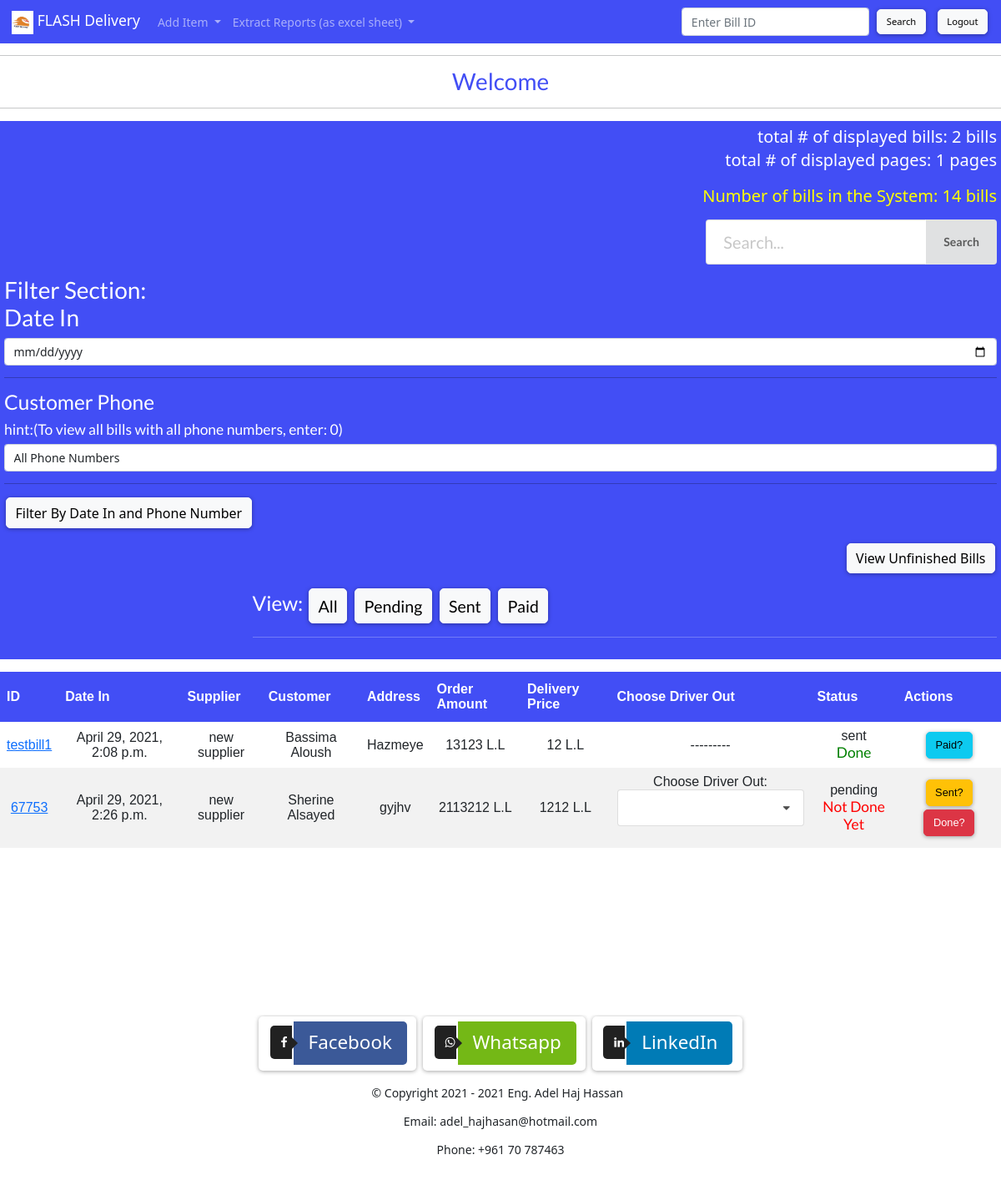
The app's page / (signed in) with its own data.
### deliveryApp/models.py (models this page shows, shortened)
class Bill(models.Model):
    Bill_Id = models.CharField(max_length=10, unique=True)
    Date_In = models.DateTimeField('Date In', null=True, blank=True)
    Date_Sent = models.DateTimeField('Date Sent', null=True, blank=True,default=None)
    Date_Paid = models.DateTimeField('Date Paid', null=True, blank=True, default=None)
    Date_Done = models.DateTimeField('Date Done', null=True, blank=True, default=None)
    Done = models.BooleanField(default=False)
    address = models.CharField(max_length=100000,default="Address not found")
    directions = models.CharField(max_length=100000,default="", blank=True)
    delivery_in = models.ForeignKey(Delivery_In, on_delete=models.CASCADE)
    delivery_out = models.ForeignKey(Delivery_Out, on_delete=models.CASCADE)
    endClientName=models.CharField(max_length=100000,default="Unknown Name")
    endClientNumber=models.CharField(max_length=10000,default="03000000")
    client = models.ForeignKey(Client, on_delete=models.CASCADE, null=False)
    Product_cost = models.IntegerField( default=0)
    Currency = models.CharField(max_length=10, choices=Currency_Choices, default="lbp" )
    Delivery_cost = models.IntegerField(default=0)
    Status = models.CharField(max_length=99, choices=Status_Choices, default="pending" )
    Hidden_Status =  models.CharField(max_length=99, choices=Status_Choices, default="pending" )
    Done_Refunding = models.BooleanField(default=False)
    Extracted_For_DelOut = models.BooleanField(default=False)
    Notes = models.CharField(max_length=10000,default="", blank=True)
    Hidden_Id=models.CharField(max_length=10)

class Client(models.Model):
    def __str__(self):
        return self.Company
    Company = models.CharField(max_length=50, unique=True)
    Location = models.CharField(max_length=50)
    Phone = models.CharField(max_length=50)

### deliveryApp/views.py (the view, shortened to what this page needs)
# urls.py: path('',views.index,name='index'),
def index(request, category='None', year=0, month=0, day=0, phone='0'):
	if year!=0:
		date=datetime.date(int(year),int(month),int(day))
	else:
		date='0-0-0'
	if date !='0-0-0':
	    pre_date = datetime.datetime(int(year),int(month),int(day),0,0,0)
	    post_date = datetime.datetime(int(year),int(month),int(day),23,59,55)
	    if category in ["paid","pending","sent"]:
	        lst = Bill.objects.filter( Q( Date_In__lt = post_date) & Q( Date_In__gt = pre_date) & Q(Status=category) )
	    else:
	        lst = Bill.objects.filter( Q( Date_In__lt = post_date) & Q( Date_In__gt = pre_date) )
	else:
	    if category == "paid":
	        lst = Bill.objects.all().filter(Status="paid")
	    elif category =="pending":
	        lst = Bill.objects.all().filter(Status="pending")
	    elif category == "sent":
	        lst = Bill.objects.all().filter(Status="sent")
	    elif category == "all":
	        lst = Bill.objects.all()
	    else:
	        lst = Bill.objects.filter(
	          (
	           Q(Done = False) & Q(Done_Refunding = False) ) | ( Q(Done=True) & Q(Status = 'sent') )
	            )
	if phone!='0':
		lst = lst.filter(endClientNumber__regex=rf'^[a-zA-Z0-9_]*{phone}+[a-zA-Z0-9]*')
	req_id = request.POST.get("requested_id","nothing")
	result = "nothing"
	user_list = lst
	page = request.POST.get('page', 1)
	paginator = Paginator(user_list, 55)
	try:
		users = paginator.page(page)
	except PageNotAnInteger:
		users = paginator.page(1)
	except EmptyPage:
		users = paginator.page(paginator.num_pages)
	return render(request, 'index.html', {'result':result, 'total':len(Bill.objects.all()),'bills':users,'pages':math.ceil(len(user_list)/55.0) ,'date':date, 'category':category, 'phone':phone, 'deliveryouts':Delivery_Out.objects.all()})

### deliveryApp/templatetags/deliverytags.py (called while the page is built)
def get_year(value):
	string = str(value).strip()
	lst=string.split('-')
	print(lst)
	return int(lst[0])

def get_month(value):
	string = str(value).strip()
	lst=string.split('-')
	print(lst)
	return int(lst[1])

def get_day(value):
	string = str(value).strip()
	lst=string.split('-')
	print(lst)
	return int(lst[2])

### deliveryApp/templates/index.html (shortened to what this page needs)
{% extends "base.html" %}
{% load deliverytags %}
{% load static %}
{% block content %}
{% if user.is_authenticated %}
<div style="color:black;background: #424ef5; padding:5px; margin-bottom:15px; font-size:20px; width:100% ;  margin-top:15px ; margin-right:20px">
<p align="right" style="color:white">total # of displayed bills:&nbsp{{bills.paginator.count}}&nbspbills
<br>
total # of displayed pages:&nbsp{{pages}}&nbsppages
{% if total <= 10000 %}
<p align="right" style="color:yellow">Number of bills in the System: {{total}} bills</p>
{% else %}
<p align="center" style="color:red; background:white"><i><b>Number of bills in the System: {{total}} bills</b></i><br>
A System Backup is Needed!!! Contact The Administrator!
</p>
{% endif %}
</p>
    <form style="text-align:right" method="POST" class="form-group">
<div class="ui action input">
  <input name="requested_id" type="text" placeholder="Search...">
  <button class="ui button" type="submit">Search</button>
</div>
</form>
<ol class="list-group">
	<form class="form-group" style="align:center" action="{% url 'index' category %}" method="POST">
   <div style="color:white"> <h2 >Filter Section: </h2> </div>
<label for="requested_date" style="color:white;"><h2>Date In </h2></label>
    <input class="form-control" id="requested_date"  type="date" name="requested_date" {% if date == '0-0-0' %} value="No Date Specified" {% else %} value={{date|to_str}} {% endif %}>
    <hr>
     <label for="requested_phone" style="color:white;"><h3 >Customer Phone  <h5> hint:(To view all bills with all phone numbers, enter: 0)</h5> </h3> </label>
    <input class="form-control" id="requested_phone" type="text" name="requested_phone" {% if phone == '0' %} value="All Phone Numbers" {% else %} value={{phone}} {% endif %}>
    <hr>
    <input style="align-self: center" type="submit" class="btn btn-light" value="Filter By Date In and Phone Number">
</form>
<p align="right"><a href="{% url 'index'  %}"><button  class="btn btn-light">View Unfinished Bills</button> </a></p>
<h3 style="color:white; margin-left:25%">View:
<a href="{% url 'index' 'all' date|get_year date|get_month date|get_day phone %}"> <button type="button" class="btn btn-light">All</button></a>
<a href="{% url 'index' 'pending' date|get_year date|get_month date|get_day phone %}"> <button type="button" class="btn btn-light">Pending</button></a>
<a href="{% url 'index' 'sent' date|get_year date|get_month date|get_day phone %}"> <button type="button" class="btn btn-light">Sent</button></a>
<a href="{% url 'index' 'paid' date|get_year date|get_month date|get_day  phone%}"> <button type="button" class="btn btn-light">Paid</button></a>
<hr>
</h3>
</div>
<div >
<table id="customers" style="text-align: center">
        <thead>
            <tr style="text-align: center">
                <th>ID</th>
                <th> Date In </th>
                <th>Supplier</th>
                <th>Customer</th>
                <th>Address</th>
                <th>Order Amount</th>
                <th> Delivery Price </th>
                <th> Choose Driver Out</th>
                <th> Status </th>
                <th> Actions </th>
            </tr>
        </thead>
{% for sts in bills %}
					 {% if sts.Status == 'refunded' %}
					 <tr name="{{sts.Bill_Id}}_item"  style="text-align: center; background: yellow">
					 <td> <a
						href="{% url 'bill_details' sts.Bill_Id sts.Status  %}"
						> {{sts.Bill_Id}}  </a> </td>
					<td >{{sts.Date_In}} </td>
					<td> {{sts.client}} </td>
					<td> {{sts.endClientName}}</td>
					<td> {{sts.address}} </td>
					<td> {{sts.Product_cost}} L.L</td>
					<td> {{sts.Delivery_cost}} L.L</td>
					<td> --------- </td>
					<td id="{{sts.Bill_Id}}_status"> {{sts.Status}} |{% if sts.Done_Refunding %} <h5 style="color:green">Done Refunding</h5>
					{% else %}
					<h5 id="{{sts.Bill_Id}}_notdonerefunding" style="color:red">Refunding Not Done Yet</h5>  </td>{% endif %}
					<td> ---------  </td>
					</tr>
					 {% else %}
					  <tr name="{{sts.Bill_Id}}_item"  style="text-align: center;">
					 <td> <a
						href="{% url 'bill_details' sts.Bill_Id sts.Status  %}"
						> {{sts.Bill_Id}}  </a> </td>
					<td >{{sts.Date_In}} </td>
					<td> {{sts.client}} </td>
					<td> {{sts.endClientName}}</td>
					<td> {{sts.address}} </td>
					<td> {{sts.Product_cost}} L.L</td>
					<td> {{sts.Delivery_cost}} L.L</td>
					<td> {% if sts.Status == "pending"  %}
					<div id="deliveryout_{{sts.Bill_Id}}">
					Choose Driver Out:<br>
					<br><br></div>
  					{% else %}
  					---------
  					{% endif %}
</td>
					<td id="{{sts.Bill_Id}}_status"> {{sts.Status}}
					{% if sts.Done %}
					<h5 name="{{sts.Bill_Id}}_done" style="color: green"> Done </h5>
				</td>
				    {% else %}
				    <h5 id="{{sts.Bill_Id}}_notdone" style="color: red"> Not Done Yet </h5>
				</td>
				{% endif %}
				<td>
					{% if sts.Status == 'pending' %}
						<a onclick="behave()" name="{{sts.Bill_Id}}" class="sent" id="sent_{{sts.Bill_Id}}"> <button type="button" name="sent" id="{{sts.Bill_Id}}_sentbutton" class="btn btn-warning">Sent? </button></a>
						{% elif sts.Status == "sent" %}
						<a name="{{sts.Bill_Id}}" onclick="behave()" class="paid" id="paid_{{sts.Bill_Id}}"> <button id="{{sts.Bill_Id}}_paidbutton" type="button" class="btn btn-info" name="paid">Paid? </button></a>
						{% endif %}
			{% if not sts.Done %}
					<a onclick="behave()" name="{{sts.Bill_Id}}" class="done"  > <button id="{{sts.Bill_Id}}_donebutton" type="button" name="done" class="btn btn-danger">Done?<br></button></a>
					{% else %}
					<span id="done_{{sts.Bill_Id}}"></span>
					{% endif %}
				</td>
				{% endif %}
					</tr>
{% endfor %}
</table>
</div>
{% endif %}
{% endblock %}

### deliveryApp/templates/base.html (shortened to what this page needs)
{% load static %}
<link rel="stylesheet" href="https://stackpath.bootstrapcdn.com/bootstrap/4.4.1/css/bootstrap.min.css">
<link rel="stylesheet" href="https://cdnjs.cloudflare.com/ajax/libs/semantic-ui/2.4.1/semantic.min.css" />
 <link rel="stylesheet" href="https://cdnjs.cloudflare.com/ajax/libs/semantic-ui/2.2.9/semantic.min.css"/>
<link href="https://cdn.jsdelivr.net/npm/bootstrap@5.0.0-beta2/dist/css/bootstrap.min.css" rel="stylesheet">
<nav class="navbar navbar-expand-lg navbar-dark bg-primary">
  <a class="navbar-brand" href="{% url 'index' %}">
       <img src="{% static 'logo.jpg' %}" style="height:28; background:white">
       FLASH Delivery</a>
  {% if not user.is_authenticated %}
{% else %}
  <div class="collapse navbar-collapse" id="navbarSupportedContent">
    <ul class="navbar-nav mr-auto">
      <li class="nav-item dropdown">
        <a class="nav-link dropdown-toggle" href="#" id="navbarDropdown" role="button" data-toggle="dropdown" aria-haspopup="true" aria-expanded="false">
          Add Item
        </a>
      </li>
      <li class="nav-item dropdown">
        <a class="nav-link dropdown-toggle" href="#" id="navbarDropdown" role="button" data-toggle="dropdown" aria-haspopup="true" aria-expanded="false">
          Extract Reports (as excel sheet)
        </a>
      </li>
    </ul>
    <form class="form-inline my-2 my-lg-0" method="GET" action="{% url 'bill_details'  %}">
      <input class="form-control mr-sm-2" required type="search" name="id" placeholder="Enter Bill ID" aria-label="Search">
      <button class="btn btn-light my-2 my-sm-0" type="submit">Search</button>
    </form>
    <a style="margin-left:10px" href="{% url 'logout' %}"> <button class="btn btn-light"> Logout </button></a>
  </div>{% endif %}
</nav>
{% if user.is_authenticated %}
<hr>
<h2 style="text-align: center; color:#424ef5; " >Welcome <p style="font-family:courier,arial,helvetica;"><u><b></b></u></p></h2><hr>
{% block content %}
{% endblock %}
{% endif %}
<div class="container text-center" style="width:100%; align-items:center;margin-bottom:0px;">
<footer>
<link rel="stylesheet" href="https://cdnjs.cloudflare.com/ajax/libs/font-awesome/4.7.0/css/font-awesome.min.css">
<div id="social-platforms">
<a class="btn btn-icon btn-facebook" href="https://www.facebook.com/adel.hhasan.7/"><i class="fa fa-facebook"></i><span>Facebook</span></a>
<a class="btn btn-icon btn-whatsapp" href="http://wa.link/9emvah"><i class="fa fa-whatsapp"></i><span>Whatsapp</span></a>
<a class="btn btn-icon btn-linkedin" href="https://www.linkedin.com/in/adel-haj-hassan-3125391a7/"><i class="fa fa-linkedin"></i><span>LinkedIn</span></a>
</div>
			<p class="about"> &nbsp;
			<p>&#169; Copyright 2021 - 2021 Eng. Adel Haj Hassan &nbsp;</p>
			<p>Email: adel_hajhasan@hotmail.com</p>
			<p>Phone: +961 70 787463</p>
		</footer>
		</div>

### deliveryApp/templates/index.html (style rules this page uses)
#customers { font-family: Arial, Helvetica, sans-serif; border-collapse: collapse; width: 100%; }
#customers td, #customers th { bottom-border: 1px solid #ddd; padding: 8px; }
#customers tr:nth-child(even) { background-color: #f2f2f2; }
#customers th { padding-top: 12px; padding-bottom: 12px; text-align: left; background-color: #424ef5; color: white; }
span { font-size: 200%; line-height: 80%; }

### deliveryApp/templates/base.html (style rules this page uses)
.fa { padding: 20px; font-size: 30px; width: 50px; text-align: center; text-decoration: none; margin: 5px 2px; }
.fa-facebook { background: #3B5998; color: white; }
.fa-linkedin { background: #007bb5; color: white; }
.fa-whatsapp { background: #74b816; color: white; }
.bg-primary { background-color: #424ef5!important; }
#social-platforms { position:relative; top:100px; top:25vh; font-size:1rem; text-align:center; height:250px; overflow:hidden; }
.btn { clear:both; white-space:nowrap; font-size:.8em; display:inline-block; border-radius:5px; box-shadow: 0 1px 5px 0 rgba(0, 0, 0, 0.35); margin:2px; -webkit-transition:all .5s; -moz-transition:all .5s; transition:all .5s; overflow:hidden }
.btn > span,.btn-icon > i { float:left; padding:13px; -webkit-transition:all .5s; -moz-transition:all .5s; transition:all .5s; line-height:1em }
.btn > span { padding:14px 18px 16px; white-space:nowrap; color:#FFF; background:#b8b8b8 }
.btn-icon > i { border-radius:5px 0 0 5px; position:relative; width:13px; text-align:center; font-size:1.25em; color:#fff; background:#212121 }
.btn-icon > i:after { content:""; border:8px solid; border-color:transparent transparent transparent #222; position:absolute; top:13px; right:-15px }
.btn-icon > span { border-radius:0 5px 5px 0 }
.btn-facebook > span { background:#3b5998 }
.btn-whatsapp > span { background:#74b816 }
.btn-linkedin > span { background:#007bb6 }

### records on screen
Bill: Bill_Id "testbill1", Date_In "April 29, 2021, 2:08 p.m.", client "new supplier", endClientName "Bassima Aloush", address "Hazmeye", Product_cost "13123", Delivery_cost "12", Status "sent"
Bill: Bill_Id "67753", Date_In "April 29, 2021, 2:26 p.m.", client "new supplier", endClientName "Sherine Alsayed", address "gyjhv", Product_cost "2113212", Delivery_cost "1212", Status "pending"

### other values on screen
{{ bills.paginator.count }} "2"
{{ pages }} "1"
{{ total }} "14"
